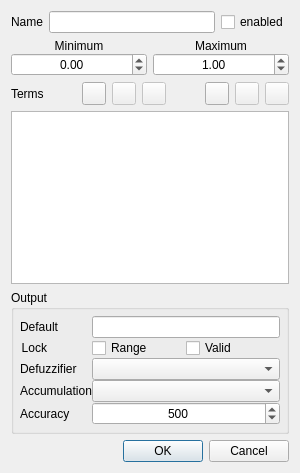
<?xml version="1.0" encoding="UTF-8"?>
<ui version="4.0">
 <class>Variable</class>
 <widget class="QDialog" name="Variable">
  <property name="windowModality">
   <enum>Qt::ApplicationModal</enum>
  </property>
  <property name="geometry">
   <rect>
    <x>0</x>
    <y>0</y>
    <width>300</width>
    <height>473</height>
   </rect>
  </property>
  <property name="sizePolicy">
   <sizepolicy hsizetype="Expanding" vsizetype="Expanding">
    <horstretch>0</horstretch>
    <verstretch>0</verstretch>
   </sizepolicy>
  </property>
  <property name="windowTitle">
   <string>Variable</string>
  </property>
  <layout class="QVBoxLayout" name="verticalLayout_4">
   <item>
    <layout class="QHBoxLayout" name="horizontalLayout_3">
     <item>
      <widget class="QLabel" name="lbl_name">
       <property name="sizePolicy">
        <sizepolicy hsizetype="Preferred" vsizetype="Fixed">
         <horstretch>0</horstretch>
         <verstretch>0</verstretch>
        </sizepolicy>
       </property>
       <property name="text">
        <string>Name</string>
       </property>
      </widget>
     </item>
     <item>
      <widget class="QLineEdit" name="led_name">
       <property name="sizePolicy">
        <sizepolicy hsizetype="Expanding" vsizetype="Fixed">
         <horstretch>0</horstretch>
         <verstretch>0</verstretch>
        </sizepolicy>
       </property>
      </widget>
     </item>
     <item>
      <widget class="QCheckBox" name="cbx_enabled">
       <property name="text">
        <string>enabled</string>
       </property>
      </widget>
     </item>
    </layout>
   </item>
   <item>
    <layout class="QHBoxLayout" name="horizontalLayout">
     <item>
      <layout class="QVBoxLayout" name="verticalLayout_5">
       <property name="spacing">
        <number>0</number>
       </property>
       <property name="leftMargin">
        <number>0</number>
       </property>
       <item>
        <widget class="QLabel" name="lbl_lvar_min">
         <property name="sizePolicy">
          <sizepolicy hsizetype="Preferred" vsizetype="Fixed">
           <horstretch>0</horstretch>
           <verstretch>0</verstretch>
          </sizepolicy>
         </property>
         <property name="text">
          <string>Minimum</string>
         </property>
         <property name="alignment">
          <set>Qt::AlignCenter</set>
         </property>
        </widget>
       </item>
       <item>
        <widget class="QDoubleSpinBox" name="sbx_min">
         <property name="alignment">
          <set>Qt::AlignCenter</set>
         </property>
         <property name="accelerated">
          <bool>true</bool>
         </property>
         <property name="keyboardTracking">
          <bool>false</bool>
         </property>
         <property name="minimum">
          <double>-10000000.000000000000000</double>
         </property>
         <property name="maximum">
          <double>10000000.000000000000000</double>
         </property>
         <property name="singleStep">
          <double>0.100000000000000</double>
         </property>
        </widget>
       </item>
      </layout>
     </item>
     <item>
      <layout class="QVBoxLayout" name="verticalLayout_6">
       <property name="spacing">
        <number>0</number>
       </property>
       <item>
        <widget class="QLabel" name="lbl_lvar_max">
         <property name="sizePolicy">
          <sizepolicy hsizetype="Preferred" vsizetype="Fixed">
           <horstretch>0</horstretch>
           <verstretch>0</verstretch>
          </sizepolicy>
         </property>
         <property name="text">
          <string>Maximum</string>
         </property>
         <property name="alignment">
          <set>Qt::AlignCenter</set>
         </property>
        </widget>
       </item>
       <item>
        <widget class="QDoubleSpinBox" name="sbx_max">
         <property name="alignment">
          <set>Qt::AlignCenter</set>
         </property>
         <property name="accelerated">
          <bool>true</bool>
         </property>
         <property name="keyboardTracking">
          <bool>false</bool>
         </property>
         <property name="minimum">
          <double>-10000000.000000000000000</double>
         </property>
         <property name="maximum">
          <double>10000000.000000000000000</double>
         </property>
         <property name="singleStep">
          <double>0.100000000000000</double>
         </property>
         <property name="value">
          <double>1.000000000000000</double>
         </property>
        </widget>
       </item>
      </layout>
     </item>
    </layout>
   </item>
   <item>
    <widget class="QSplitter" name="splitter">
     <property name="orientation">
      <enum>Qt::Vertical</enum>
     </property>
     <widget class="QWidget" name="verticalLayoutWidget">
      <layout class="QVBoxLayout" name="verticalLayout_3">
       <item>
        <layout class="QHBoxLayout" name="horizontalLayout_2">
         <item>
          <widget class="QLabel" name="lbl_terms">
           <property name="sizePolicy">
            <sizepolicy hsizetype="MinimumExpanding" vsizetype="Preferred">
             <horstretch>0</horstretch>
             <verstretch>0</verstretch>
            </sizepolicy>
           </property>
           <property name="text">
            <string>Terms</string>
           </property>
          </widget>
         </item>
         <item>
          <spacer name="horizontalSpacer_2">
           <property name="orientation">
            <enum>Qt::Horizontal</enum>
           </property>
           <property name="sizeHint" stdset="0">
            <size>
             <width>40</width>
             <height>20</height>
            </size>
           </property>
          </spacer>
         </item>
         <item>
          <widget class="QToolButton" name="btn_add_term">
           <property name="toolTip">
            <string>Add a new term</string>
           </property>
           <property name="text">
            <string/>
           </property>
           <property name="icon">
            <iconset resource="qtfuzzylegacy.qrc">
             <normaloff>:/add.png</normaloff>:/add.png</iconset>
           </property>
          </widget>
         </item>
         <item>
          <widget class="QToolButton" name="btn_remove_term">
           <property name="enabled">
            <bool>false</bool>
           </property>
           <property name="toolTip">
            <string>Remove selected terms</string>
           </property>
           <property name="text">
            <string/>
           </property>
           <property name="icon">
            <iconset resource="qtfuzzylegacy.qrc">
             <normaloff>:/remove.png</normaloff>:/remove.png</iconset>
           </property>
          </widget>
         </item>
         <item>
          <widget class="QToolButton" name="btn_edit_term">
           <property name="enabled">
            <bool>false</bool>
           </property>
           <property name="toolTip">
            <string>Edit selected terms</string>
           </property>
           <property name="text">
            <string/>
           </property>
           <property name="icon">
            <iconset resource="qtfuzzylegacy.qrc">
             <normaloff>:/edit.png</normaloff>:/edit.png</iconset>
           </property>
          </widget>
         </item>
         <item>
          <spacer name="horizontalSpacer">
           <property name="orientation">
            <enum>Qt::Horizontal</enum>
           </property>
           <property name="sizeHint" stdset="0">
            <size>
             <width>40</width>
             <height>20</height>
            </size>
           </property>
          </spacer>
         </item>
         <item>
          <widget class="QToolButton" name="btn_sort_centroid">
           <property name="toolTip">
            <string>Sort terms by centroid</string>
           </property>
           <property name="text">
            <string/>
           </property>
           <property name="icon">
            <iconset resource="qtfuzzylegacy.qrc">
             <normaloff>:/sort-terms.png</normaloff>:/sort-terms.png</iconset>
           </property>
           <property name="checkable">
            <bool>true</bool>
           </property>
           <property name="checked">
            <bool>false</bool>
           </property>
          </widget>
         </item>
         <item>
          <widget class="QToolButton" name="btn_term_up">
           <property name="enabled">
            <bool>false</bool>
           </property>
           <property name="toolTip">
            <string>Move selected terms up</string>
           </property>
           <property name="text">
            <string/>
           </property>
           <property name="icon">
            <iconset resource="qtfuzzylegacy.qrc">
             <normaloff>:/up.png</normaloff>:/up.png</iconset>
           </property>
           <property name="autoRepeat">
            <bool>false</bool>
           </property>
          </widget>
         </item>
         <item>
          <widget class="QToolButton" name="btn_term_down">
           <property name="enabled">
            <bool>false</bool>
           </property>
           <property name="toolTip">
            <string>Move selected terms down</string>
           </property>
           <property name="text">
            <string/>
           </property>
           <property name="icon">
            <iconset resource="qtfuzzylegacy.qrc">
             <normaloff>:/down.png</normaloff>:/down.png</iconset>
           </property>
           <property name="autoRepeat">
            <bool>false</bool>
           </property>
          </widget>
         </item>
        </layout>
       </item>
       <item>
        <widget class="QSplitter" name="splitter2">
         <property name="frameShape">
          <enum>QFrame::NoFrame</enum>
         </property>
         <property name="frameShadow">
          <enum>QFrame::Plain</enum>
         </property>
         <property name="midLineWidth">
          <number>0</number>
         </property>
         <property name="orientation">
          <enum>Qt::Horizontal</enum>
         </property>
         <widget class="QListWidget" name="lvw_terms">
          <property name="sizePolicy">
           <sizepolicy hsizetype="Preferred" vsizetype="Expanding">
            <horstretch>0</horstretch>
            <verstretch>0</verstretch>
           </sizepolicy>
          </property>
          <property name="autoScrollMargin">
           <number>0</number>
          </property>
          <property name="selectionMode">
           <enum>QAbstractItemView::ExtendedSelection</enum>
          </property>
          <property name="selectionBehavior">
           <enum>QAbstractItemView::SelectRows</enum>
          </property>
         </widget>
        </widget>
       </item>
      </layout>
     </widget>
    </widget>
   </item>
   <item>
    <widget class="QGroupBox" name="gbx_output">
     <property name="styleSheet">
      <string notr="true"/>
     </property>
     <property name="title">
      <string>Output</string>
     </property>
     <layout class="QVBoxLayout" name="verticalLayout_2">
      <property name="spacing">
       <number>0</number>
      </property>
      <property name="leftMargin">
       <number>6</number>
      </property>
      <property name="topMargin">
       <number>6</number>
      </property>
      <property name="rightMargin">
       <number>6</number>
      </property>
      <property name="bottomMargin">
       <number>6</number>
      </property>
      <item>
       <layout class="QFormLayout" name="formLayout">
        <property name="fieldGrowthPolicy">
         <enum>QFormLayout::AllNonFixedFieldsGrow</enum>
        </property>
        <property name="bottomMargin">
         <number>0</number>
        </property>
        <item row="0" column="0">
         <widget class="QLabel" name="label_2">
          <property name="text">
           <string>Default</string>
          </property>
         </widget>
        </item>
        <item row="0" column="1">
         <widget class="QLineEdit" name="led_default">
          <property name="enabled">
           <bool>true</bool>
          </property>
          <property name="sizePolicy">
           <sizepolicy hsizetype="Minimum" vsizetype="Fixed">
            <horstretch>0</horstretch>
            <verstretch>0</verstretch>
           </sizepolicy>
          </property>
          <property name="toolTip">
           <string>Default output value of this variable (e.g. nan, 0.0, inf)</string>
          </property>
          <property name="text">
           <string/>
          </property>
          <property name="alignment">
           <set>Qt::AlignCenter</set>
          </property>
         </widget>
        </item>
        <item row="1" column="0">
         <widget class="QLabel" name="label">
          <property name="text">
           <string>Lock</string>
          </property>
          <property name="alignment">
           <set>Qt::AlignRight|Qt::AlignTrailing|Qt::AlignVCenter</set>
          </property>
         </widget>
        </item>
        <item row="1" column="1">
         <layout class="QHBoxLayout" name="horizontalLayout_6">
          <item>
           <widget class="QCheckBox" name="chx_lock_range">
            <property name="toolTip">
             <string>Locks the output values to the range of this variable</string>
            </property>
            <property name="text">
             <string>Range</string>
            </property>
           </widget>
          </item>
          <item>
           <widget class="QCheckBox" name="chx_lock_valid">
            <property name="toolTip">
             <string>Locks the last known valid value if no rules are activated</string>
            </property>
            <property name="text">
             <string>Valid</string>
            </property>
           </widget>
          </item>
         </layout>
        </item>
        <item row="2" column="0">
         <widget class="QLabel" name="label_3">
          <property name="text">
           <string>Defuzzifier</string>
          </property>
         </widget>
        </item>
        <item row="2" column="1">
         <widget class="QComboBox" name="cbx_defuzzifier">
          <property name="toolTip">
           <string>Method to defuzzify the output value</string>
          </property>
         </widget>
        </item>
        <item row="3" column="0">
         <widget class="QLabel" name="label_4">
          <property name="text">
           <string>Accumulation</string>
          </property>
         </widget>
        </item>
        <item row="3" column="1">
         <widget class="QComboBox" name="cbx_accumulation">
          <property name="toolTip">
           <string>Operator to accumulate the activated terms</string>
          </property>
         </widget>
        </item>
        <item row="4" column="0">
         <widget class="QLabel" name="label_5">
          <property name="toolTip">
           <string>Greater resolution improves accuracy, but increases computational cost</string>
          </property>
          <property name="text">
           <string>Accuracy</string>
          </property>
         </widget>
        </item>
        <item row="4" column="1">
         <widget class="QSpinBox" name="sbx_accuracy">
          <property name="alignment">
           <set>Qt::AlignCenter</set>
          </property>
          <property name="accelerated">
           <bool>true</bool>
          </property>
          <property name="keyboardTracking">
           <bool>false</bool>
          </property>
          <property name="minimum">
           <number>20</number>
          </property>
          <property name="maximum">
           <number>999999999</number>
          </property>
          <property name="singleStep">
           <number>20</number>
          </property>
          <property name="value">
           <number>500</number>
          </property>
         </widget>
        </item>
       </layout>
      </item>
     </layout>
    </widget>
   </item>
   <item>
    <widget class="QDialogButtonBox" name="buttonBox">
     <property name="standardButtons">
      <set>QDialogButtonBox::Cancel|QDialogButtonBox::Ok</set>
     </property>
    </widget>
   </item>
  </layout>
 </widget>
 <resources>
  <include location="qtfuzzylegacy.qrc"/>
 </resources>
 <connections>
  <connection>
   <sender>buttonBox</sender>
   <signal>accepted()</signal>
   <receiver>Variable</receiver>
   <slot>accept()</slot>
   <hints>
    <hint type="sourcelabel">
     <x>105</x>
     <y>338</y>
    </hint>
    <hint type="destinationlabel">
     <x>105</x>
     <y>183</y>
    </hint>
   </hints>
  </connection>
  <connection>
   <sender>buttonBox</sender>
   <signal>rejected()</signal>
   <receiver>Variable</receiver>
   <slot>reject()</slot>
   <hints>
    <hint type="sourcelabel">
     <x>105</x>
     <y>338</y>
    </hint>
    <hint type="destinationlabel">
     <x>105</x>
     <y>183</y>
    </hint>
   </hints>
  </connection>
 </connections>
</ui>
